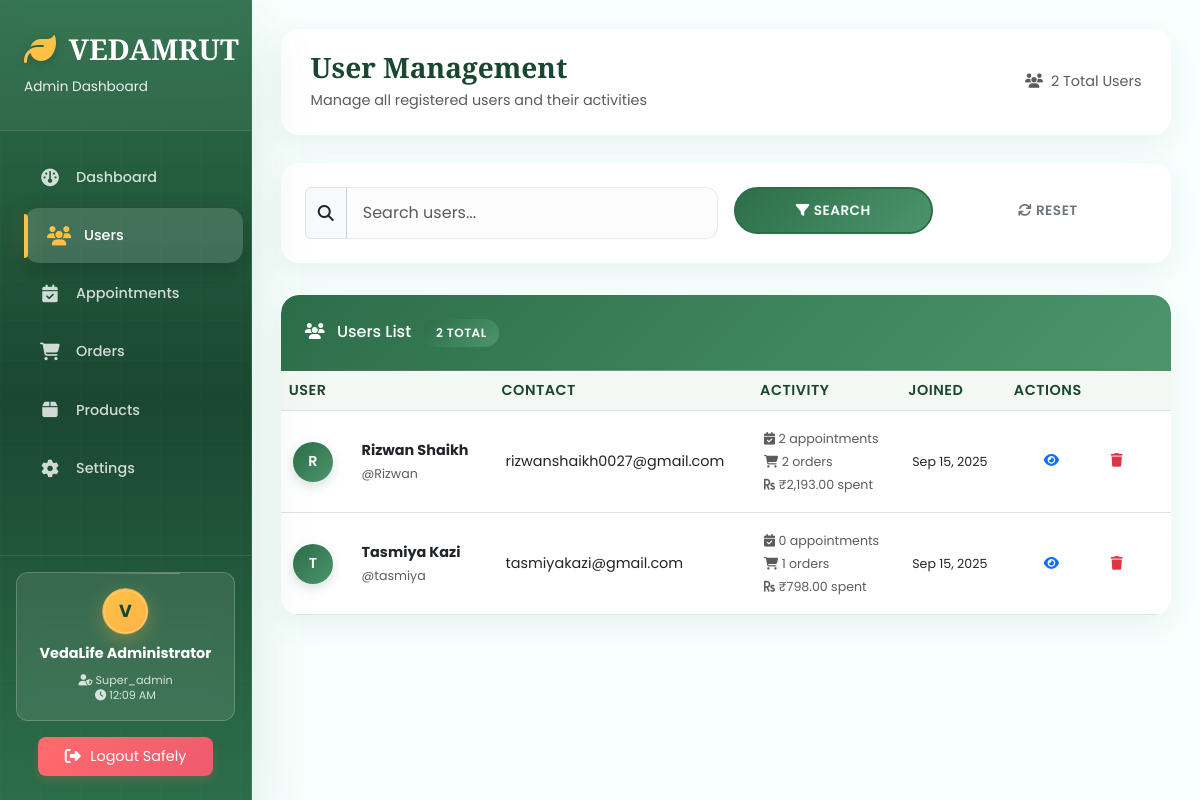
/admin/users.php (signed in), run on an earlier commit of the app's database.
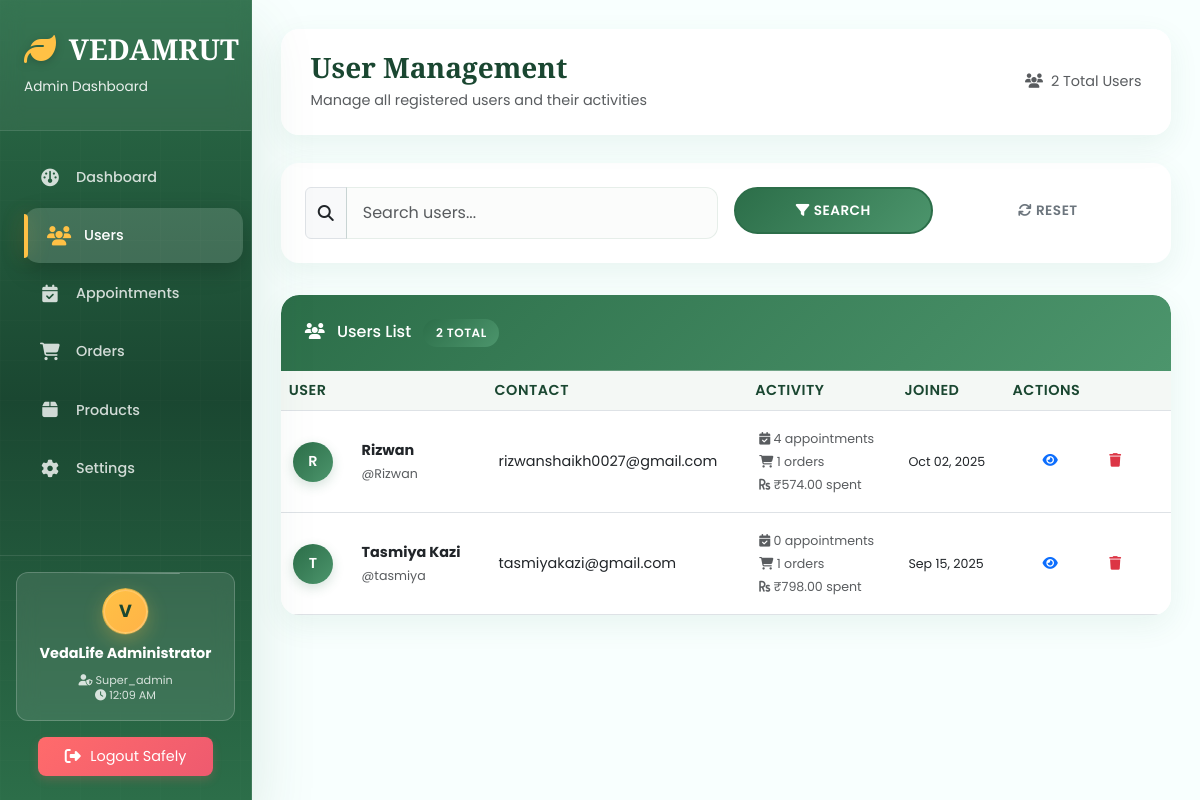
And on a later commit of the database.
### tables this page shows
CREATE TABLE `users` (
  `id` int(11) NOT NULL,
  `username` varchar(50) NOT NULL,
  `email` varchar(100) NOT NULL,
  `password` varchar(255) NOT NULL,
  `phone` varchar(20) DEFAULT NULL,
  `full_name` varchar(100) DEFAULT NULL,
  `address` text DEFAULT NULL,
  `created_at` timestamp NOT NULL DEFAULT current_timestamp(),
  `updated_at` timestamp NOT NULL DEFAULT current_timestamp() ON UPDATE current_timestamp(),
  `is_active` tinyint(1) NOT NULL DEFAULT 1
);

### admin/admin_auth.php (called while the page is built, shortened)
<?php
function formatCurrency($amount) {
    return '₹' . number_format((float)$amount, 2);
}
function formatDate($date, $format = 'M d, Y') {
    return date($format, strtotime($date));
}
?>

### admin/users.php (the view, shortened to what the changed rows need)
<?php
require_once 'admin_auth.php';
$conn = getAdminDbConnection();
$page = isset($_GET['page']) ? max(1, (int)$_GET['page']) : 1;
$limit = 10;
$offset = ($page - 1) * $limit;
$whereClause = "WHERE 1=1";
$userQuery = "
    SELECT u.*,
           (SELECT COUNT(*) FROM booking WHERE user_id = u.id) as total_appointments,
           (SELECT COUNT(*) FROM orders WHERE user_id = u.id) as total_orders,
           (SELECT COALESCE(SUM(total_amount), 0) FROM orders WHERE user_id = u.id AND status != 'cancelled') as total_spent
    FROM users u
    $whereClause
    ORDER BY u.created_at DESC
    LIMIT $limit OFFSET $offset
";
$userStmt = $conn->prepare($userQuery);
$userStmt->execute();
$users = $userStmt->get_result();
?>
<!DOCTYPE html>
<html lang="en">
<head>
    <link href="https://cdn.jsdelivr.net/npm/bootstrap@5.3.0/dist/css/bootstrap.min.css" rel="stylesheet">
    <link href="https://unpkg.com/aos@2.3.1/dist/aos.css" rel="stylesheet">
    <link rel="stylesheet" href="https://cdnjs.cloudflare.com/ajax/libs/font-awesome/6.4.0/css/all.min.css">
    <link rel="stylesheet" href="css/admin-style.css">
</head>
<body>
    <div class="main-content">
        <div class="card" data-aos="fade-up" data-aos-delay="200">
            <div class="card-body p-0">
                <div class="table-responsive">
                    <table class="table table-hover">
                        <thead>
                            <tr>
                                <th>User</th>
                                <th>Contact</th>
                                <th>Activity</th>
                                <th>Joined</th>
                                <th>Actions</th>
                            </tr>
                        </thead>
                        <tbody>
                            <?php if ($users->num_rows > 0): ?>
                                <?php while($user = $users->fetch_assoc()): ?>
                                <tr>
                                    <td>
                                        <div class="d-flex align-items-center">
                                            <div class="user-avatar">
                                                <?php echo strtoupper(substr($user['username'], 0, 1)); ?>
                                            </div>
                                            <div class="ms-3">
                                                <div class="fw-bold"><?php echo htmlspecialchars($user['full_name'] ?? $user['username']); ?></div>
                                                <small class="text-muted">@<?php echo htmlspecialchars($user['username']); ?></small>
                                            </div>
                                        </div>
                                    </td>
                                    <td>
                                        <div><?php echo htmlspecialchars($user['email']); ?></div>
                                    </td>
                                    <td>
                                        <small class="text-muted">
                                            <i class="fas fa-calendar-check"></i> <?php echo $user['total_appointments']; ?> appointments<br>
                                            <i class="fas fa-shopping-cart"></i> <?php echo $user['total_orders']; ?> orders<br>
                                            <i class="fas fa-rupee-sign"></i> <?php echo formatCurrency($user['total_spent']); ?> spent
                                        </small>
                                    </td>
                                    <td>
                                        <small><?php echo formatDate($user['created_at']); ?></small>
                                    </td>
                                    <td>
                                        <div class="btn-group" role="group">
                                            <button class="btn btn-sm btn-outline-primary"
                                                    data-bs-toggle="modal"
                                                    data-bs-target="#viewUserModal"
                                                    onclick="viewUser(<?php echo htmlspecialchars(json_encode($user)); ?>)">
                                                <i class="fas fa-eye"></i>
                                            </button>
                                            <button class="btn btn-sm btn-outline-danger"
                                                    onclick="deleteUser(<?php echo $user['id']; ?>, '<?php echo htmlspecialchars($user['username']); ?>')">
                                                <i class="fas fa-trash"></i>
                                            </button>
                                        </div>
                                    </td>
                                </tr>
                                <?php endwhile; ?>
                            <?php endif; ?>
                        </tbody>
                    </table>
                </div>
            </div>
        </div>
    </div>
</body>
</html>

What changed in the data, as far as the page shows it:
removed users: username "R", full_name "Rizwan Shaikh", username "Rizwan", email "rizwanshaikh0027@gmail.com", total_appointments "2", total_orders "2", total_spent "₹2,193.00", created_at "Sep 15, 2025"
added users: username "R", username "Rizwan", email "rizwanshaikh0027@gmail.com", total_appointments "4", total_orders "1", total_spent "₹574.00", created_at "Oct 02, 2025"
